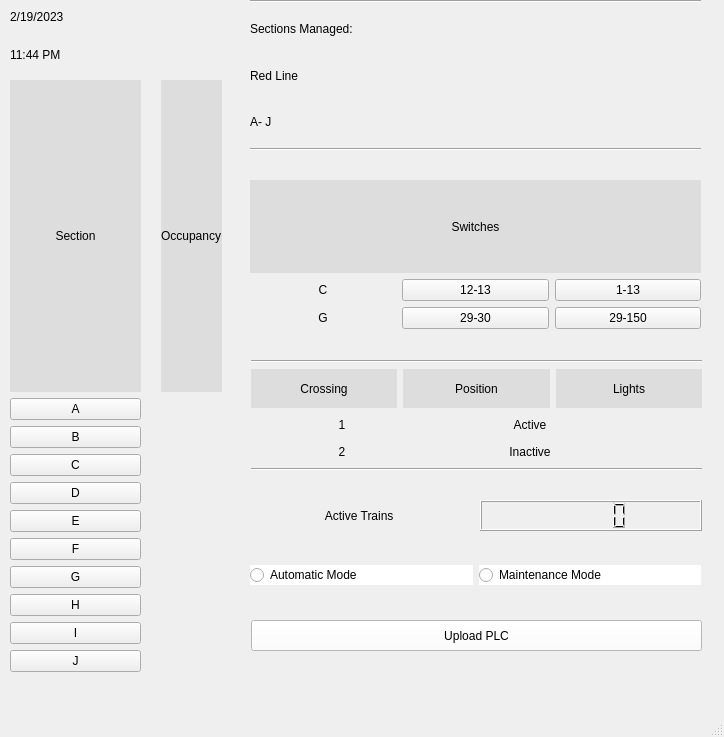
<?xml version="1.0" encoding="UTF-8"?>
<ui version="4.0">
 <class>MainWindow</class>
 <widget class="QMainWindow" name="MainWindow">
  <property name="geometry">
   <rect>
    <x>0</x>
    <y>0</y>
    <width>724</width>
    <height>737</height>
   </rect>
  </property>
  <property name="windowTitle">
   <string>MainWindow</string>
  </property>
  <widget class="QWidget" name="centralwidget">
   <widget class="QWidget" name="verticalLayoutWidget_8">
    <property name="geometry">
     <rect>
      <x>251</x>
      <y>360</y>
      <width>451</width>
      <height>111</height>
     </rect>
    </property>
    <layout class="QVBoxLayout" name="verticalLayout_9">
     <item>
      <widget class="Line" name="line_2">
       <property name="orientation">
        <enum>Qt::Horizontal</enum>
       </property>
      </widget>
     </item>
     <item>
      <layout class="QHBoxLayout" name="horizontalLayout_26">
       <item>
        <widget class="QLabel" name="label_50">
         <property name="styleSheet">
          <string notr="true">background-color: rgb(221, 221, 221);
font: 700 12pt &quot;Georgia&quot;;
color: rgb(0, 0, 0);</string>
         </property>
         <property name="text">
          <string>Crossing</string>
         </property>
         <property name="alignment">
          <set>Qt::AlignCenter</set>
         </property>
        </widget>
       </item>
       <item>
        <widget class="QLabel" name="label_51">
         <property name="styleSheet">
          <string notr="true">font: 700 12pt &quot;Georgia&quot;;
color: rgb(0, 0, 0);
background-color: rgb(221, 221, 221);</string>
         </property>
         <property name="text">
          <string>Position</string>
         </property>
         <property name="alignment">
          <set>Qt::AlignCenter</set>
         </property>
        </widget>
       </item>
       <item>
        <widget class="QLabel" name="label_52">
         <property name="styleSheet">
          <string notr="true">font: 700 12pt &quot;Georgia&quot;;
color: rgb(0, 0, 0);
background-color: rgb(221, 221, 221);</string>
         </property>
         <property name="text">
          <string>Lights</string>
         </property>
         <property name="alignment">
          <set>Qt::AlignCenter</set>
         </property>
        </widget>
       </item>
      </layout>
     </item>
     <item>
      <layout class="QHBoxLayout" name="horizontalLayout_20">
       <item>
        <widget class="QLabel" name="label_53">
         <property name="styleSheet">
          <string notr="true">font: 700 10pt &quot;Georgia&quot;;
color: rgb(0, 0, 0);</string>
         </property>
         <property name="text">
          <string>1</string>
         </property>
         <property name="alignment">
          <set>Qt::AlignCenter</set>
         </property>
        </widget>
       </item>
       <item>
        <widget class="QLabel" name="gatepositiona">
         <property name="styleSheet">
          <string notr="true">font: 9pt &quot;Georgia&quot;;
color: rgb(0, 0, 0);</string>
         </property>
         <property name="frameShadow">
          <enum>QFrame::Plain</enum>
         </property>
         <property name="text">
          <string>Active</string>
         </property>
         <property name="alignment">
          <set>Qt::AlignCenter</set>
         </property>
        </widget>
       </item>
       <item>
        <layout class="QHBoxLayout" name="horizontalLayout_27">
         <item>
          <widget class="QLabel" name="reda">
           <property name="maximumSize">
            <size>
             <width>21</width>
             <height>21</height>
            </size>
           </property>
           <property name="text">
            <string/>
           </property>
           <property name="pixmap">
            <pixmap>offlight.png</pixmap>
           </property>
           <property name="scaledContents">
            <bool>true</bool>
           </property>
          </widget>
         </item>
         <item>
          <widget class="QLabel" name="yellowa">
           <property name="maximumSize">
            <size>
             <width>21</width>
             <height>21</height>
            </size>
           </property>
           <property name="text">
            <string/>
           </property>
           <property name="pixmap">
            <pixmap>offlight.png</pixmap>
           </property>
           <property name="scaledContents">
            <bool>true</bool>
           </property>
          </widget>
         </item>
         <item>
          <widget class="QLabel" name="greena">
           <property name="maximumSize">
            <size>
             <width>21</width>
             <height>21</height>
            </size>
           </property>
           <property name="text">
            <string/>
           </property>
           <property name="pixmap">
            <pixmap>offlight.png</pixmap>
           </property>
           <property name="scaledContents">
            <bool>true</bool>
           </property>
          </widget>
         </item>
        </layout>
       </item>
      </layout>
     </item>
     <item>
      <layout class="QHBoxLayout" name="horizontalLayout_21">
       <item>
        <widget class="QLabel" name="label_55">
         <property name="styleSheet">
          <string notr="true">font: 700 10pt &quot;Georgia&quot;;
color: rgb(0, 0, 0);</string>
         </property>
         <property name="text">
          <string>2</string>
         </property>
         <property name="alignment">
          <set>Qt::AlignCenter</set>
         </property>
        </widget>
       </item>
       <item>
        <widget class="QLabel" name="gatepositionb">
         <property name="styleSheet">
          <string notr="true">font: 9pt &quot;Georgia&quot;;
color: rgb(0, 0, 0);</string>
         </property>
         <property name="frameShadow">
          <enum>QFrame::Plain</enum>
         </property>
         <property name="text">
          <string>Inactive</string>
         </property>
         <property name="alignment">
          <set>Qt::AlignCenter</set>
         </property>
        </widget>
       </item>
       <item>
        <layout class="QHBoxLayout" name="horizontalLayout_29">
         <item>
          <widget class="QLabel" name="redb">
           <property name="maximumSize">
            <size>
             <width>21</width>
             <height>21</height>
            </size>
           </property>
           <property name="text">
            <string/>
           </property>
           <property name="pixmap">
            <pixmap>offlight.png</pixmap>
           </property>
           <property name="scaledContents">
            <bool>true</bool>
           </property>
          </widget>
         </item>
         <item>
          <widget class="QLabel" name="yellowb">
           <property name="maximumSize">
            <size>
             <width>21</width>
             <height>21</height>
            </size>
           </property>
           <property name="text">
            <string/>
           </property>
           <property name="pixmap">
            <pixmap>offlight.png</pixmap>
           </property>
           <property name="scaledContents">
            <bool>true</bool>
           </property>
          </widget>
         </item>
         <item>
          <widget class="QLabel" name="greenb">
           <property name="maximumSize">
            <size>
             <width>21</width>
             <height>21</height>
            </size>
           </property>
           <property name="text">
            <string/>
           </property>
           <property name="pixmap">
            <pixmap>offlight.png</pixmap>
           </property>
           <property name="scaledContents">
            <bool>true</bool>
           </property>
          </widget>
         </item>
        </layout>
       </item>
      </layout>
     </item>
     <item>
      <widget class="Line" name="line_5">
       <property name="orientation">
        <enum>Qt::Horizontal</enum>
       </property>
      </widget>
     </item>
    </layout>
   </widget>
   <widget class="QPushButton" name="trackconfiguration">
    <property name="geometry">
     <rect>
      <x>251</x>
      <y>620</y>
      <width>451</width>
      <height>31</height>
     </rect>
    </property>
    <property name="styleSheet">
     <string notr="true">font: 9pt &quot;Georgia&quot;;
color: rgb(0, 0, 0);
background-color: rgb(255, 255, 255);</string>
    </property>
    <property name="text">
     <string>Upload PLC</string>
    </property>
   </widget>
   <widget class="QWidget" name="horizontalLayoutWidget_7">
    <property name="geometry">
     <rect>
      <x>250</x>
      <y>560</y>
      <width>451</width>
      <height>31</height>
     </rect>
    </property>
    <layout class="QHBoxLayout" name="horizontalLayout_4">
     <item>
      <widget class="QRadioButton" name="automaticmode">
       <property name="styleSheet">
        <string notr="true">font: 700 10pt &quot;Georgia&quot;;
color: rgb(0, 0, 0);
background-color: rgb(255, 255, 255);</string>
       </property>
       <property name="text">
        <string>Automatic Mode</string>
       </property>
      </widget>
     </item>
     <item>
      <widget class="QRadioButton" name="maintenancemode">
       <property name="styleSheet">
        <string notr="true">font: 700 10pt &quot;Georgia&quot;;
color: rgb(0, 0, 0);
background-color: rgb(255, 255, 255);</string>
       </property>
       <property name="text">
        <string>Maintenance Mode</string>
       </property>
      </widget>
     </item>
    </layout>
   </widget>
   <widget class="QWidget" name="horizontalLayoutWidget_5">
    <property name="geometry">
     <rect>
      <x>251</x>
      <y>500</y>
      <width>451</width>
      <height>31</height>
     </rect>
    </property>
    <layout class="QHBoxLayout" name="horizontalLayout_16">
     <item>
      <widget class="QLabel" name="activetrainlabel">
       <property name="styleSheet">
        <string notr="true">font: 700 10pt &quot;Georgia&quot;;
color: rgb(0, 0, 0);</string>
       </property>
       <property name="text">
        <string>Active Trains  </string>
       </property>
       <property name="alignment">
        <set>Qt::AlignCenter</set>
       </property>
      </widget>
     </item>
     <item>
      <widget class="QLCDNumber" name="activetrains"/>
     </item>
    </layout>
   </widget>
   <widget class="QWidget" name="verticalLayoutWidget_4">
    <property name="geometry">
     <rect>
      <x>10</x>
      <y>0</y>
      <width>221</width>
      <height>71</height>
     </rect>
    </property>
    <layout class="QVBoxLayout" name="verticalLayout_5">
     <item>
      <widget class="QLabel" name="date">
       <property name="styleSheet">
        <string notr="true">font: 700 12pt &quot;Segoe UI&quot;;
color: rgb(0, 0, 0);</string>
       </property>
       <property name="text">
        <string>2/19/2023</string>
       </property>
       <property name="alignment">
        <set>Qt::AlignLeading|Qt::AlignLeft|Qt::AlignVCenter</set>
       </property>
      </widget>
     </item>
     <item>
      <widget class="QLabel" name="time">
       <property name="styleSheet">
        <string notr="true">font: 700 12pt &quot;Segoe UI&quot;;
color: rgb(0, 0, 0);</string>
       </property>
       <property name="text">
        <string>11:44 PM</string>
       </property>
       <property name="alignment">
        <set>Qt::AlignLeading|Qt::AlignLeft|Qt::AlignVCenter</set>
       </property>
      </widget>
     </item>
    </layout>
   </widget>
   <widget class="QWidget" name="verticalLayoutWidget_2">
    <property name="geometry">
     <rect>
      <x>250</x>
      <y>0</y>
      <width>451</width>
      <height>151</height>
     </rect>
    </property>
    <layout class="QVBoxLayout" name="verticalLayout">
     <item>
      <widget class="Line" name="line_3">
       <property name="orientation">
        <enum>Qt::Horizontal</enum>
       </property>
      </widget>
     </item>
     <item>
      <widget class="QLabel" name="label_5">
       <property name="styleSheet">
        <string notr="true">font: 700 13pt &quot;Georgia&quot;;
color: rgb(0, 0, 0);</string>
       </property>
       <property name="text">
        <string>Sections Managed:</string>
       </property>
      </widget>
     </item>
     <item>
      <widget class="QLabel" name="label_6">
       <property name="styleSheet">
        <string notr="true">font: 700 12pt &quot;Georgia&quot;;
color: rgb(0, 0, 0);</string>
       </property>
       <property name="text">
        <string>Red Line</string>
       </property>
      </widget>
     </item>
     <item>
      <widget class="QLabel" name="label_7">
       <property name="styleSheet">
        <string notr="true">font: 700 12pt &quot;Georgia&quot;;
color: rgb(0, 0, 0);</string>
       </property>
       <property name="text">
        <string>A- J</string>
       </property>
      </widget>
     </item>
     <item>
      <widget class="Line" name="line_4">
       <property name="orientation">
        <enum>Qt::Horizontal</enum>
       </property>
      </widget>
     </item>
    </layout>
   </widget>
   <widget class="QWidget" name="gridLayoutWidget_3">
    <property name="geometry">
     <rect>
      <x>10</x>
      <y>80</y>
      <width>221</width>
      <height>592</height>
     </rect>
    </property>
    <layout class="QGridLayout" name="gridLayout_4">
     <property name="leftMargin">
      <number>0</number>
     </property>
     <property name="rightMargin">
      <number>9</number>
     </property>
     <property name="horizontalSpacing">
      <number>20</number>
     </property>
     <item row="1" column="0">
      <widget class="QLabel" name="sectiontitle_2">
       <property name="styleSheet">
        <string notr="true">font: 700 10pt &quot;Georgia&quot;;
color: rgb(0, 0, 0);
background-color: rgb(221, 221, 221);</string>
       </property>
       <property name="text">
        <string>Section</string>
       </property>
       <property name="alignment">
        <set>Qt::AlignCenter</set>
       </property>
      </widget>
     </item>
     <item row="10" column="0">
      <widget class="QPushButton" name="pushi">
       <property name="text">
        <string>I</string>
       </property>
      </widget>
     </item>
     <item row="7" column="0">
      <widget class="QPushButton" name="pushf">
       <property name="text">
        <string>F</string>
       </property>
      </widget>
     </item>
     <item row="5" column="0">
      <widget class="QPushButton" name="pushd">
       <property name="text">
        <string>D</string>
       </property>
      </widget>
     </item>
     <item row="4" column="1">
      <widget class="QLabel" name="cicon">
       <property name="maximumSize">
        <size>
         <width>50</width>
         <height>50</height>
        </size>
       </property>
       <property name="text">
        <string/>
       </property>
       <property name="pixmap">
        <pixmap>tracks.png</pixmap>
       </property>
       <property name="scaledContents">
        <bool>true</bool>
       </property>
       <property name="alignment">
        <set>Qt::AlignCenter</set>
       </property>
      </widget>
     </item>
     <item row="6" column="0">
      <widget class="QPushButton" name="pushe">
       <property name="text">
        <string>E</string>
       </property>
      </widget>
     </item>
     <item row="5" column="1">
      <widget class="QLabel" name="dicon">
       <property name="maximumSize">
        <size>
         <width>50</width>
         <height>50</height>
        </size>
       </property>
       <property name="text">
        <string/>
       </property>
       <property name="pixmap">
        <pixmap>redtrain.png</pixmap>
       </property>
       <property name="scaledContents">
        <bool>true</bool>
       </property>
       <property name="alignment">
        <set>Qt::AlignCenter</set>
       </property>
      </widget>
     </item>
     <item row="4" column="0">
      <widget class="QPushButton" name="pushc">
       <property name="text">
        <string>C</string>
       </property>
      </widget>
     </item>
     <item row="2" column="0">
      <widget class="QPushButton" name="pusha">
       <property name="text">
        <string>A</string>
       </property>
      </widget>
     </item>
     <item row="9" column="1">
      <widget class="QLabel" name="hicon">
       <property name="maximumSize">
        <size>
         <width>50</width>
         <height>50</height>
        </size>
       </property>
       <property name="text">
        <string/>
       </property>
       <property name="pixmap">
        <pixmap>tracks.png</pixmap>
       </property>
       <property name="scaledContents">
        <bool>true</bool>
       </property>
       <property name="alignment">
        <set>Qt::AlignCenter</set>
       </property>
      </widget>
     </item>
     <item row="8" column="0">
      <widget class="QPushButton" name="pushg">
       <property name="text">
        <string>G</string>
       </property>
      </widget>
     </item>
     <item row="1" column="1">
      <widget class="QLabel" name="occupancylabel_2">
       <property name="styleSheet">
        <string notr="true">background-color: rgb(221, 221, 221);
font: 700 10pt &quot;Georgia&quot;;
color: rgb(0, 0, 0);</string>
       </property>
       <property name="text">
        <string>Occupancy</string>
       </property>
      </widget>
     </item>
     <item row="6" column="1">
      <widget class="QLabel" name="eicon">
       <property name="maximumSize">
        <size>
         <width>50</width>
         <height>50</height>
        </size>
       </property>
       <property name="text">
        <string/>
       </property>
       <property name="pixmap">
        <pixmap>tracks.png</pixmap>
       </property>
       <property name="scaledContents">
        <bool>true</bool>
       </property>
       <property name="alignment">
        <set>Qt::AlignCenter</set>
       </property>
      </widget>
     </item>
     <item row="7" column="1">
      <widget class="QLabel" name="ficon">
       <property name="maximumSize">
        <size>
         <width>50</width>
         <height>50</height>
        </size>
       </property>
       <property name="text">
        <string/>
       </property>
       <property name="pixmap">
        <pixmap>tracks.png</pixmap>
       </property>
       <property name="scaledContents">
        <bool>true</bool>
       </property>
       <property name="alignment">
        <set>Qt::AlignCenter</set>
       </property>
      </widget>
     </item>
     <item row="10" column="1">
      <widget class="QLabel" name="iicon">
       <property name="maximumSize">
        <size>
         <width>50</width>
         <height>50</height>
        </size>
       </property>
       <property name="text">
        <string/>
       </property>
       <property name="pixmap">
        <pixmap>tracks.png</pixmap>
       </property>
       <property name="scaledContents">
        <bool>true</bool>
       </property>
       <property name="alignment">
        <set>Qt::AlignCenter</set>
       </property>
      </widget>
     </item>
     <item row="3" column="1">
      <widget class="QLabel" name="bicon">
       <property name="maximumSize">
        <size>
         <width>50</width>
         <height>50</height>
        </size>
       </property>
       <property name="text">
        <string/>
       </property>
       <property name="pixmap">
        <pixmap>tracks.png</pixmap>
       </property>
       <property name="scaledContents">
        <bool>true</bool>
       </property>
       <property name="alignment">
        <set>Qt::AlignCenter</set>
       </property>
      </widget>
     </item>
     <item row="11" column="0">
      <widget class="QPushButton" name="pushj">
       <property name="text">
        <string>J</string>
       </property>
      </widget>
     </item>
     <item row="3" column="0">
      <widget class="QPushButton" name="pushb">
       <property name="text">
        <string>B</string>
       </property>
      </widget>
     </item>
     <item row="9" column="0">
      <widget class="QPushButton" name="pushh">
       <property name="text">
        <string>H</string>
       </property>
      </widget>
     </item>
     <item row="11" column="1">
      <widget class="QLabel" name="jicon">
       <property name="maximumSize">
        <size>
         <width>50</width>
         <height>50</height>
        </size>
       </property>
       <property name="text">
        <string/>
       </property>
       <property name="pixmap">
        <pixmap>redtrain.png</pixmap>
       </property>
       <property name="scaledContents">
        <bool>true</bool>
       </property>
       <property name="alignment">
        <set>Qt::AlignCenter</set>
       </property>
      </widget>
     </item>
     <item row="2" column="1">
      <widget class="QLabel" name="aicon">
       <property name="maximumSize">
        <size>
         <width>50</width>
         <height>50</height>
        </size>
       </property>
       <property name="text">
        <string/>
       </property>
       <property name="pixmap">
        <pixmap>tracks.png</pixmap>
       </property>
       <property name="scaledContents">
        <bool>true</bool>
       </property>
       <property name="alignment">
        <set>Qt::AlignCenter</set>
       </property>
      </widget>
     </item>
     <item row="8" column="1">
      <widget class="QLabel" name="gicon">
       <property name="maximumSize">
        <size>
         <width>50</width>
         <height>50</height>
        </size>
       </property>
       <property name="text">
        <string/>
       </property>
       <property name="pixmap">
        <pixmap>tracks.png</pixmap>
       </property>
       <property name="scaledContents">
        <bool>true</bool>
       </property>
       <property name="alignment">
        <set>Qt::AlignCenter</set>
       </property>
      </widget>
     </item>
    </layout>
   </widget>
   <widget class="QWidget" name="verticalLayoutWidget_6">
    <property name="geometry">
     <rect>
      <x>250</x>
      <y>180</y>
      <width>451</width>
      <height>149</height>
     </rect>
    </property>
    <layout class="QVBoxLayout" name="verticalLayout_7">
     <item>
      <widget class="QLabel" name="label_18">
       <property name="styleSheet">
        <string notr="true">background-color: rgb(221, 221, 221);
font: 700 12pt &quot;Georgia&quot;;
color: rgb(0, 0, 0);</string>
       </property>
       <property name="text">
        <string>Switches</string>
       </property>
       <property name="alignment">
        <set>Qt::AlignCenter</set>
       </property>
      </widget>
     </item>
     <item>
      <layout class="QHBoxLayout" name="horizontalLayout_11">
       <item>
        <widget class="QLabel" name="label_13">
         <property name="styleSheet">
          <string notr="true">font: 700 10pt &quot;Georgia&quot;;
color: rgb(0, 0, 0);</string>
         </property>
         <property name="text">
          <string>C</string>
         </property>
         <property name="alignment">
          <set>Qt::AlignCenter</set>
         </property>
        </widget>
       </item>
       <item>
        <widget class="QPushButton" name="ca">
         <property name="text">
          <string>12-13</string>
         </property>
         <property name="checkable">
          <bool>false</bool>
         </property>
        </widget>
       </item>
       <item>
        <widget class="QPushButton" name="cb">
         <property name="text">
          <string>1-13</string>
         </property>
        </widget>
       </item>
      </layout>
     </item>
     <item>
      <layout class="QHBoxLayout" name="horizontalLayout">
       <item>
        <widget class="QLabel" name="label_14">
         <property name="styleSheet">
          <string notr="true">font: 700 10pt &quot;Georgia&quot;;
color: rgb(0, 0, 0);</string>
         </property>
         <property name="text">
          <string>G</string>
         </property>
         <property name="alignment">
          <set>Qt::AlignCenter</set>
         </property>
        </widget>
       </item>
       <item>
        <widget class="QPushButton" name="ga">
         <property name="text">
          <string>29-30</string>
         </property>
         <property name="checkable">
          <bool>false</bool>
         </property>
        </widget>
       </item>
       <item>
        <widget class="QPushButton" name="gb">
         <property name="text">
          <string>29-150</string>
         </property>
        </widget>
       </item>
      </layout>
     </item>
    </layout>
   </widget>
  </widget>
  <widget class="QMenuBar" name="menubar">
   <property name="geometry">
    <rect>
     <x>0</x>
     <y>0</y>
     <width>724</width>
     <height>25</height>
    </rect>
   </property>
  </widget>
  <widget class="QStatusBar" name="statusbar"/>
 </widget>
 <resources/>
 <connections/>
</ui>
